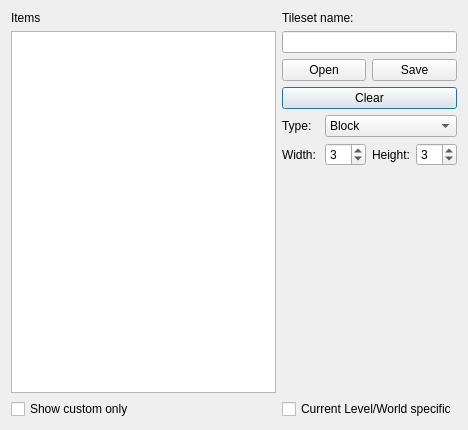
<?xml version="1.0" encoding="UTF-8"?>
<ui version="4.0">
 <class>TilesetConfigureDialog</class>
 <widget class="QDialog" name="TilesetConfigureDialog">
  <property name="geometry">
   <rect>
    <x>0</x>
    <y>0</y>
    <width>468</width>
    <height>430</height>
   </rect>
  </property>
  <property name="windowTitle">
   <string>Tileset Editor</string>
  </property>
  <property name="windowIcon">
   <iconset resource="../../_resources/editor.qrc">
    <normaloff>:/images/cat_builder/cat_builder_48.png</normaloff>:/images/cat_builder/cat_builder_48.png</iconset>
  </property>
  <layout class="QGridLayout" name="gridLayout_2">
   <item row="0" column="0">
    <widget class="QLabel" name="label">
     <property name="text">
      <string>Items</string>
     </property>
    </widget>
   </item>
   <item row="1" column="0">
    <widget class="QListView" name="listView">
     <property name="minimumSize">
      <size>
       <width>150</width>
       <height>0</height>
      </size>
     </property>
     <property name="iconSize">
      <size>
       <width>32</width>
       <height>32</height>
      </size>
     </property>
     <property name="movement">
      <enum>QListView::Snap</enum>
     </property>
     <property name="viewMode">
      <enum>QListView::IconMode</enum>
     </property>
    </widget>
   </item>
   <item row="0" column="1" rowspan="2">
    <layout class="QGridLayout" name="tilesetLayoutContainer">
     <item row="4" column="1" colspan="3">
      <widget class="QComboBox" name="comboBox">
       <item>
        <property name="text">
         <string>Block</string>
        </property>
       </item>
       <item>
        <property name="text">
         <string>BGO</string>
        </property>
       </item>
       <item>
        <property name="text">
         <string>NPC</string>
        </property>
       </item>
       <item>
        <property name="text">
         <string>Tile</string>
        </property>
       </item>
       <item>
        <property name="text">
         <string>Scenery</string>
        </property>
       </item>
       <item>
        <property name="text">
         <string>Path</string>
        </property>
       </item>
       <item>
        <property name="text">
         <string>Level</string>
        </property>
       </item>
      </widget>
     </item>
     <item row="4" column="0">
      <widget class="QLabel" name="label_2">
       <property name="text">
        <string>Type:</string>
       </property>
      </widget>
     </item>
     <item row="5" column="3">
      <widget class="QSpinBox" name="spin_height">
       <property name="minimum">
        <number>1</number>
       </property>
       <property name="maximum">
        <number>20</number>
       </property>
       <property name="value">
        <number>3</number>
       </property>
      </widget>
     </item>
     <item row="5" column="1">
      <widget class="QSpinBox" name="spin_width">
       <property name="minimum">
        <number>1</number>
       </property>
       <property name="maximum">
        <number>20</number>
       </property>
       <property name="value">
        <number>3</number>
       </property>
      </widget>
     </item>
     <item row="3" column="0" colspan="4">
      <widget class="QPushButton" name="pushButton">
       <property name="text">
        <string>Clear</string>
       </property>
      </widget>
     </item>
     <item row="2" column="2" colspan="2">
      <widget class="QPushButton" name="SaveTileset">
       <property name="text">
        <string>Save</string>
       </property>
      </widget>
     </item>
     <item row="0" column="0" colspan="4">
      <widget class="QLabel" name="label_3">
       <property name="text">
        <string>Tileset name:</string>
       </property>
      </widget>
     </item>
     <item row="2" column="0" colspan="2">
      <widget class="QPushButton" name="OpenTileset">
       <property name="text">
        <string>Open</string>
       </property>
      </widget>
     </item>
     <item row="5" column="2">
      <widget class="QLabel" name="label_height">
       <property name="text">
        <string>Height:</string>
       </property>
      </widget>
     </item>
     <item row="6" column="0" colspan="4">
      <layout class="QVBoxLayout" name="tilesetLayoutWidgetContainer">
       <item>
        <spacer name="verticalSpacer">
         <property name="orientation">
          <enum>Qt::Vertical</enum>
         </property>
         <property name="sizeHint" stdset="0">
          <size>
           <width>1</width>
           <height>40</height>
          </size>
         </property>
        </spacer>
       </item>
      </layout>
     </item>
     <item row="5" column="0">
      <widget class="QLabel" name="label_width">
       <property name="text">
        <string>Width:</string>
       </property>
      </widget>
     </item>
     <item row="1" column="0" colspan="4">
      <widget class="QLineEdit" name="TilesetName"/>
     </item>
    </layout>
   </item>
   <item row="2" column="0">
    <widget class="QCheckBox" name="customOnly">
     <property name="text">
      <string>Show custom only</string>
     </property>
    </widget>
   </item>
   <item row="2" column="1">
    <widget class="QCheckBox" name="specific">
     <property name="text">
      <string>Current Level/World specific</string>
     </property>
    </widget>
   </item>
  </layout>
 </widget>
 <resources>
  <include location="../../_resources/editor.qrc"/>
 </resources>
 <connections/>
</ui>
